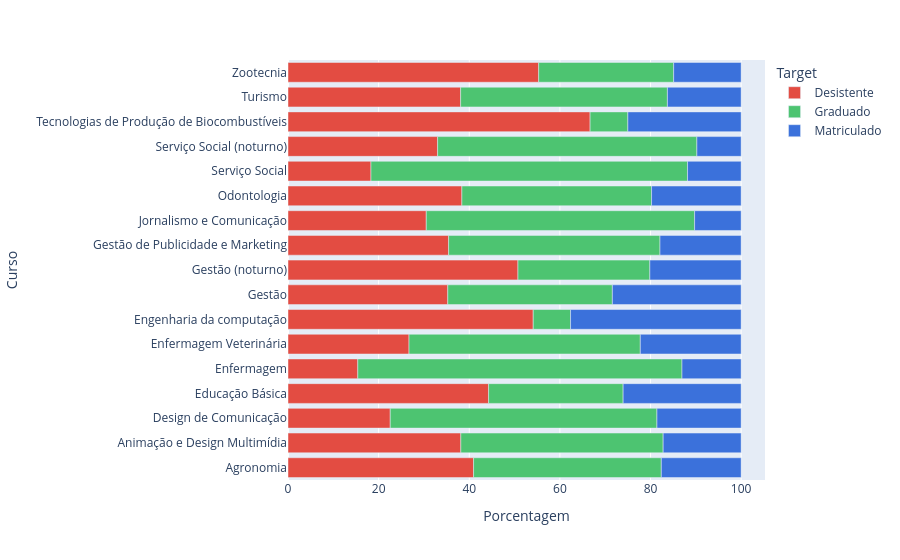

Notebook code for this chart:
### Code cell
# Calcula as contagens das combinações Curso-Target
contagem = df.groupby(['Curso','Target']).size().reset_index(name='Contagem')

# Calcula as porcentagens
contagem['Porcentagem'] = contagem.groupby('Curso')['Contagem'].transform(lambda x: (x/x.sum()) * 100)
# Cria o gráfico interativo
fig = px.bar(contagem, y='Curso', x='Porcentagem', color='Target', orientation='h',
             color_discrete_map=color_dict)
# Mostra o gráfico
fig.show()

### Figure 1 — Plotly figure (JSON) as saved in the notebook; plotly's stock layout.template omitted (floating-point values rounded to 4 significant figures)
{"data": [{"hovertemplate": "Target=Desistente<br>Porcentagem=%{x}<br>Curso=%{y}<extra></extra>", "legendgroup": "Desistente", "marker": {"color": "#e34c42", "pattern": {"shape": ""}}, "name": "Desistente", "orientation": "h", "showlegend": true, "textposition": "auto", "type": "bar", "x": [40.95, 38.14, 22.57, 44.27, 15.4, 26.71, 54.12, 35.26, 50.75, 35.45, 30.51, 38.37, 18.31, 33.02, 66.67, 38.1, 55.32], "xaxis": "x", "y": ["Agronomia", "Animação e Design Multimídia", "Design de Comunicação", "Educação Básica", "Enfermagem", "Enfermagem Veterinária", "Engenharia da computação", "Gestão", "Gestão (noturno)", "Gestão de Publicidade e Marketing", "Jornalismo e Comunicação", "Odontologia", "Serviço Social", "Serviço Social (noturno)", "Tecnologias de Produção de Biocombustíveis", "Turismo", "Zootecnia"], "yaxis": "y"}, {"hovertemplate": "Target=Graduado<br>Porcentagem=%{x}<br>Curso=%{y}<extra></extra>", "legendgroup": "Graduado", "marker": {"color": "#4dc471", "pattern": {"shape": ""}}, "name": "Graduado", "orientation": "h", "showlegend": true, "textposition": "auto", "type": "bar", "x": [41.43, 44.65, 58.85, 29.69, 71.54, 51.04, 8.235, 36.32, 29.1, 46.64, 59.21, 41.86, 69.86, 57.21, 8.333, 45.63, 29.79], "xaxis": "x", "y": ["Agronomia", "Animação e Design Multimídia", "Design de Comunicação", "Educação Básica", "Enfermagem", "Enfermagem Veterinária", "Engenharia da computação", "Gestão", "Gestão (noturno)", "Gestão de Publicidade e Marketing", "Jornalismo e Comunicação", "Odontologia", "Serviço Social", "Serviço Social (noturno)", "Tecnologias de Produção de Biocombustíveis", "Turismo", "Zootecnia"], "yaxis": "y"}, {"hovertemplate": "Target=Matriculado<br>Porcentagem=%{x}<br>Curso=%{y}<extra></extra>", "legendgroup": "Matriculado", "marker": {"color": "#3b71db", "pattern": {"shape": ""}}, "name": "Matriculado", "orientation": "h", "showlegend": true, "textposition": "auto", "type": "bar", "x": [17.62, 17.21, 18.58, 26.04, 13.05, 22.26, 37.65, 28.42, 20.15, 17.91, 10.27, 19.77, 11.83, 9.767, 25.0, 16.27, 14.89], "xaxis": "x", "y": ["Agronomia", "Animação e Design Multimídia", "Design de Comunicação", "Educação Básica", "Enfermagem", "Enfermagem Veterinária", "Engenharia da computação", "Gestão", "Gestão (noturno)", "Gestão de Publicidade e Marketing", "Jornalismo e Comunicação", "Odontologia", "Serviço Social", "Serviço Social (noturno)", "Tecnologias de Produção de Biocombustíveis", "Turismo", "Zootecnia"], "yaxis": "y"}], "layout": {"barmode": "relative", "legend": {"title": {"text": "Target"}, "tracegroupgap": 0}, "margin": {"t": 60}, "xaxis": {"anchor": "y", "domain": [0, 1], "title": {"text": "Porcentagem"}}, "yaxis": {"anchor": "x", "domain": [0, 1], "title": {"text": "Curso"}}}}
